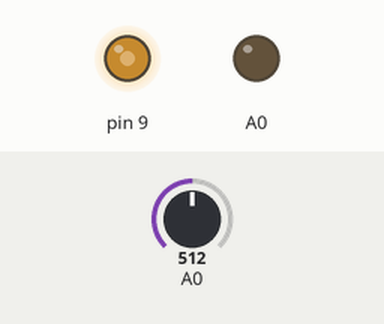
Simulated run of this sketch. Board: Arduino Uno, built with avr-gcc and run on an emulated ATmega328P. Shown: output pins drawn as LEDs (lit = HIGH). The test bench sets the inputs (shaded band); at power-on: A0 = 512. What the sketch prints to the serial monitor is not drawn.

Above: at 1.2 s.
1.3 s: A0 set to 716
At 1.7 s:
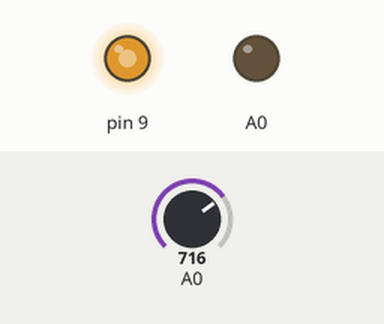
2.8 s: A0 set to 900
At 4.0 s:
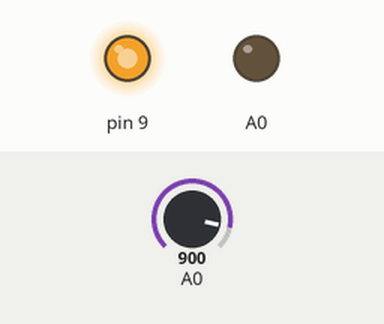
4.3 s: A0 set to 122
At 5.1 s:
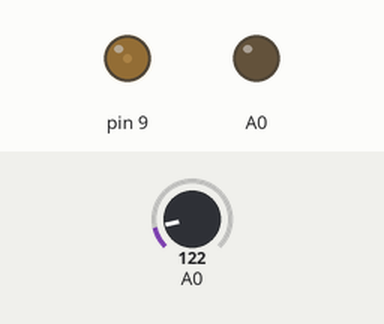
5.8 s: A0 set to 0
At 6.3 s:
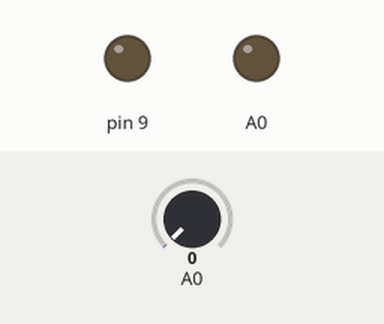
Timing chart, 0 to 8.3 s (numbered marks = the images above; inputs shaded):
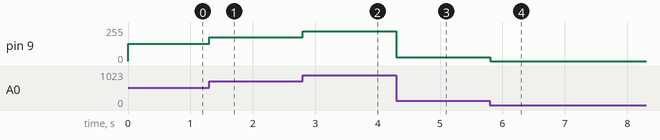

Measured:
- after the input at 1.3 s, pin 9: 128/255 → 179/255 at once
- after the input at 2.8 s, pin 9: 179/255 → 225/255 at once
- after the input at 4.3 s, pin 9: 225/255 → 30/255 at once
- after the input at 5.8 s, pin 9: 30/255 → 0/255 at once

The sketch:

digitalReadfrompin.ino
```cpp
void setup() {
  // put your setup code here, to run once:
  pinMode(A0,OUTPUT);
  pinMode(9,INPUT);
  Serial.begin(9600);
}

void loop() {
  // put your main code here, to run repeatedly:
  int sensorvalue  = analogRead(A0);
  analogWrite(9,(sensorvalue/4));
  Serial.println("i am in love");
}
```
